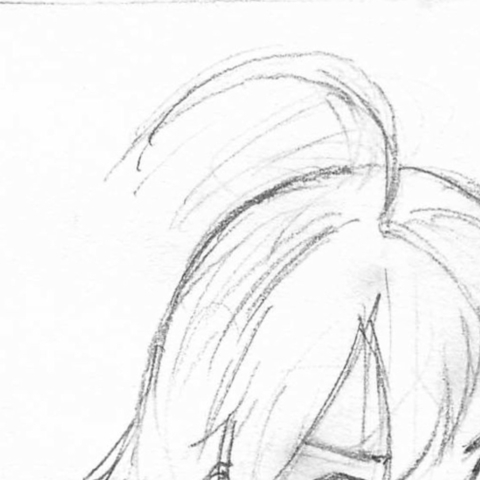
#> input picture test/rough/sample01.jpg, 480 x 480 px
$ python -i pair_feature_tiles.py   (imports and definitions only)   (older library calls are emulated)
#> lines starting #> are read from the running program, lines starting #| are printed output that depends on the picture; after the words box and inside, x2 and y2 are one past the last pixel; in counts of white or black regions, pixels touching at a corner belong together
#> further down, picture is the input picture: shape (480, 480); min 56, max 255, mean 243.9
### tools/pair_extraction/tile_region_manifest_480.py
"""Extract fixed 480px tiles from a reviewed region manifest.

This is intended for reviewed square-padded masked region manifests such as
ako5ver2 keep281. Dry-run is the default; use --save after checking QC montages.

Two selection modes exist:

- `legacy`: the original ink/black-fill oriented filters and score.
- `strict`: adds source-scale gating, tight-tolerance edge correspondence, and
  stroke-likeness metrics, to reward local stroke correspondence and reject
  panel-scale composition crops.

## Alignment Gate vs Style Gate

`analyze_tile()` deliberately separates two kinds of rejection, per
`doc/preprocess/region_dataset_extraction_policy.md`:

- **Alignment gate** (`ALIGNMENT_*` constants below): whether the rough and
  line edges actually sit on top of each other (chamfer distance, edge
  correspondence at a fixed pixel tolerance). This is a purely geometric
  question, so the criteria are fixed constants shared by every source, not
  CLI arguments. Do not add a per-source override for these; if the constants
  need revisiting, that is a decision made once for all sources, deliberately,
  with evidence (see the policy doc's alignment section), not a per-dataset
  tuning knob.
- **Style/content gate** (the existing `--ink-*`, `--max-soft-ink-ratio`,
  `--max-line-width-p50`, etc. CLI arguments): stroke width, gray fringe, ink
  density, black-fill, panel-border rejection. These encode a source's drawing
  style and are expected to differ per dataset; keep tuning them per source.
"""

import argparse
import ast
import csv
from pathlib import Path

import cv2
import numpy as np
from PIL import Image, ImageDraw, ImageFont, ImageOps
from scipy.sparse import csr_matrix
from scipy.sparse.csgraph import maximum_bipartite_matching
from scipy.spatial import cKDTree


TILE = 480

# Alignment gate: fixed, universal criteria for "rough and line agree on
# position." Native-scale calibrated (see doc/preprocess/raw_dataset_extraction_knowledge.md).
# Change these only as a single deliberate cross-dataset decision, never per source.
ALIGNMENT_CLOSE_PX = 22.0
ALIGNMENT_STRICT_CLOSE_PX = 8.0
ALIGNMENT_TRUNCATE_PX = 60.0
ALIGNMENT_MIN_F1 = 0.0
ALIGNMENT_MAX_CHAMFER = 200.0
ALIGNMENT_MIN_STRICT_F1 = 0.0
ALIGNMENT_MIN_STRICT_RECALL = 0.55
ALIGNMENT_MIN_STRICT_PRECISION = 0.15


def read_manifest(path):
    with open(path, newline="") as file:
        return list(csv.DictReader(file))


# [18 lines left out: functions resolve_path, window_starts, not called in this run]


def edge_map(gray):
    blur = cv2.GaussianBlur(gray, (0, 0), 1.0)
    return cv2.Canny(blur, 45, 135) > 0
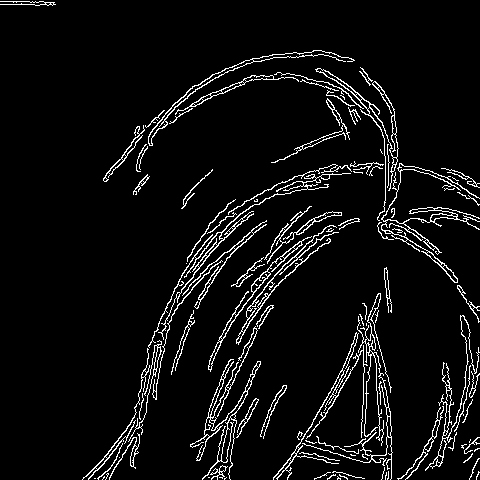
#> returned value: shape (480, 480) bool; 5.9% white in thin lines or dots


# [213 lines left out: functions orientation_entropy, support_f1, chamfer, bipartite_match_f1, orientation_histogram_grid, orientation_similarity and 5 more, not called in this run]


def tile_score(stats, mode):
    return strict_tile_score(stats) if mode == "strict" else legacy_tile_score(stats)


# [286 lines left out: functions alignment_metrics, alignment_gate_pass, style_metrics, style_gate_pass, analyze_tile, region_scale_stats and 7 more, not called in this run]


def strip_images(row):
    return {key: value for key, value in row.items() if key not in {"rough", "line", "mask"}}


# [185 lines left out: functions save_tiles_streaming, write_csv, main, not called in this run]


# [2 lines that do not run on import are left out]

### tools/evaluation/pair_feature_tiles.py
#!/usr/bin/env python
"""Per-tile features of v4 rough/lineart pairs (Track D reopen, 2026-11-08).

Registration: doc/track_d_correlation_register_20261108.md. This file is the
measurement half; correlation and the permutation null are a separate script
that reads the CSVs written here, so no number is looked at while measuring.

Per page (v4, ok, primary; sketch_misaligned_by_eye excluded upstream by
pair_quality) the page is cut into a native 480 grid. Every grid cell is
counted by reason (U1 tile rule, register section 4):
  edge        partial cell at the page border (< 480)
  empty       sketch<160 and line<128 both below 1% ink
  sketch_only only the sketch side reaches 1%
  line_only   only the line side reaches 1%
  kept        both reach 1%  -> measured
The kept set is fixed by the 160 arm and reused by the 200 arm (exposure is
not moved per arm).

Per kept tile, three sides are measured with the same code:
  line   (gray < 128), sketch160 (gray < 160), sketch200 (gray < 200).
Axes (register section 5): MLP pixel axes with the threshold passed in, Track
G stroke axes (tools/stroke, copied from lineart-stroke-grammar de593f6) on
the same ink mask, stroke curvature, line direction (edge histogram and
stroke principal axis), edge sharpness, and ink_ratio as exposure only.
U2: the sketch skeleton is split into segments (min_seg 8, stroke_churn
rule); each segment's median distance to the GT skeleton puts it in <=3 /
3-8 / >8 px; the same with the GT skeleton rotated 180 deg as the null arm.
Per class the segments are summarised (count, length, straightness,
curvature, width, darkness, sharpness, direction).

Outputs (under --out): pages.csv (one row per page, tile counts by reason),
tiles.csv (one row per kept tile x side), segs.csv (one row per kept tile x
sketch arm x {real, rot180} x class). Resumable: pages already in pages.csv
are skipped.
"""
import argparse, csv, glob, os, sys, time
from multiprocessing import Pool
from pathlib import Path

import cv2
import numpy as np
from PIL import Image

Image.MAX_IMAGE_PIXELS = None
HERE = Path(__file__).resolve().parent
sys.path.insert(0, str(HERE))
sys.path.insert(0, str(HERE.parent / "stroke"))
sys.path.insert(0, str(HERE.parent / "pair_extraction"))
from evaluate_stroke_stability import component_stats, skeletonize as mlp_skeletonize  # noqa: E402
from tile_region_manifest_480 import edge_map, line_width_stats  # noqa: E402
from measure_lineart_profile import BACKGROUND_THRESHOLD, FAINT_NEAR_PX, fill_ratio, grid_heterogeneity  # noqa: E402
from stroke_churn import dist_to, ink_skeleton, segments  # noqa: E402
from strokes import ink_mask, strokes_from_skeleton  # noqa: E402
from gate1_features import ang_diff, curvature, direction, lattice_residual, terminal_tangent  # noqa: E402
from make_negatives import order_path  # noqa: E402
from skimage.morphology import skeletonize  # noqa: E402

T = 480
MIN_TILE_INK = 0.01
LINE_THR, SK_MAIN, SK_ALT = 128, 160, 200
MIN_SEG = 8
SIDES = (("line", LINE_THR), ("sketch160", SK_MAIN), ("sketch200", SK_ALT))


# [10 lines left out: function faint_locality, not called in this run]


def edge_dirs(gray):
    """orientation_entropy's edge histogram, also returned as 4 direction shares.
    The angle is the gradient's; a line's own direction is perpendicular, so the
    bins are rotated by 90 deg to name the line direction (0 = horizontal line)."""
    e = edge_map(gray).astype(np.float32)
#> e: shape (480, 480) float32; values 0 (black) and 1 (white), 5.9% white in thin lines or dots
    gx = cv2.Sobel(e, cv2.CV_32F, 1, 0, ksize=3); gy = cv2.Sobel(e, cv2.CV_32F, 0, 1, ksize=3)
#> after `gx = cv2.Sobel(e, cv2.CV_32F, 1, 0, ksize=3)`:
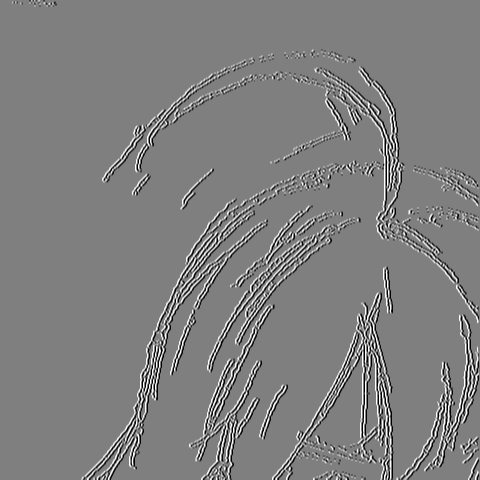
#> gx: shape (480, 480) float32; min -4, max 4, mean 0.000946; drawn with min black and max white
#> after `gy = cv2.Sobel(e, cv2.CV_32F, 0, 1, ksize=3)`:
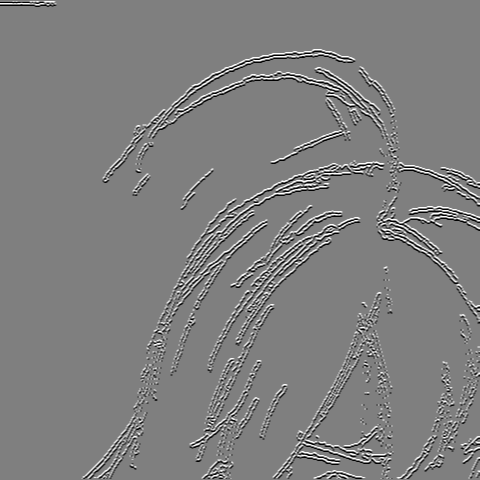
#> gy: shape (480, 480) float32; min -4, max 4, mean 0.000729; drawn with min black and max white
    mag = np.hypot(gx, gy); v = mag > 0.25
#> after `mag = np.hypot(gx, gy)`:
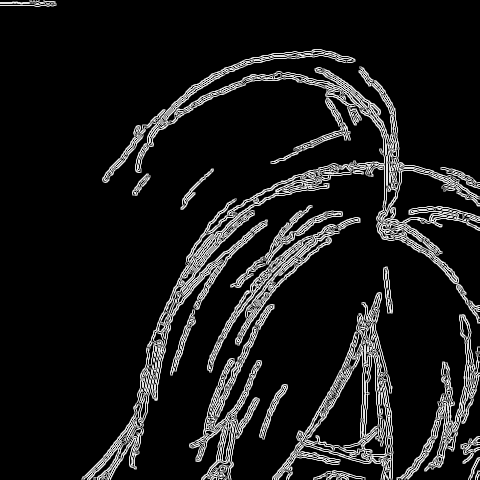
#> mag: shape (480, 480) float32; min 0, max 4.47, mean 0.453; drawn with min black and max white
#> after `v = mag > 0.25`:
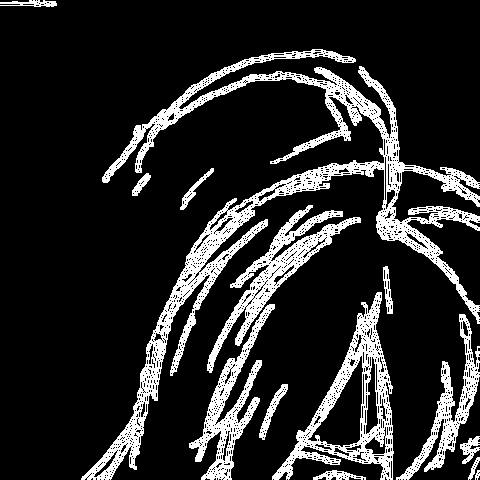
#> v: shape (480, 480) bool; 15.8% white; 14 white regions, largest, box (x1, y1, x2, y2) and area: (81, 49, 480, 480) 18498, (272, 292, 394, 480) 5363, (207, 205, 361, 373) 4339
    out = {"orientation_entropy": 0.0, "edir_0": np.nan, "edir_45": np.nan, "edir_90": np.nan, "edir_135": np.nan}
    if v.sum() < 40:
        return out
    ang = np.mod(np.arctan2(gy[v], gx[v]), np.pi)
    h12, _ = np.histogram(ang, bins=12, range=(0, np.pi), weights=mag[v])
#> h12 = [16424, 18992, 0, 25602.9, 9771.3, 0, 10686, 6668.8, 0, 10342.1, 5820.2, 0]
    p = h12 / max(h12.sum(), 1e-9); p = p[p > 0]
#> after `p = h12 / max(h12.sum(), 1e-09)`: p = [0.157, 0.182, 0, 0.245, 0.0937, 0, 0.102, 0.0639, 0, 0.0992, 0.0558, 0]
#> after `p = p[p > 0]`: p = [0.157, 0.182, 0.245, 0.0937, 0.102, 0.0639, 0.0992, 0.0558]
    out["orientation_entropy"] = float(-(p * np.log(p)).sum() / np.log(12))
    line_ang = np.mod(ang + np.pi / 2, np.pi)
    b = np.mod(np.round(line_ang / (np.pi / 4)).astype(int), 4)
    w = np.bincount(b, weights=mag[v], minlength=4); w = w / max(w.sum(), 1e-9)
#> after `w = np.bincount(b, weights=mag[v], minlength=4)`: w = [23025.2, 13110.4, 34970.8, 33201.1]
#> after `w = w / max(w.sum(), 1e-09)`: w = [0.221, 0.126, 0.335, 0.318]
    out.update({"edir_0": w[0], "edir_45": w[1], "edir_90": w[2], "edir_135": w[3]})
    return out


def sharpness_map(gray):
    g = cv2.GaussianBlur(gray, (0, 0), 0.7).astype(np.float32)
    return np.hypot(cv2.Sobel(g, cv2.CV_32F, 1, 0, ksize=3), cv2.Sobel(g, cv2.CV_32F, 0, 1, ksize=3))


# [250 lines left out: functions edge_sharpness, dir_bins, stroke_axes, pixel_axes, seg_summary, measure_page and 2 more, not called in this run]


SEG_KEYS = ["key", "tile", "arm_thr", "arm", "cls", "n", "len_sum", "len_p50", "straight_p50", "curv_p50",
            "width_p50", "gray_p50", "sharp_p50", "dir_0", "dir_45", "dir_90", "dir_135"]

# [2 lines not run here, left out]

>>> import cv2
>>> picture = cv2.imread('../../test/rough/sample01.jpg', cv2.IMREAD_GRAYSCALE)
>>> result = edge_dirs(picture)
#> result = {'orientation_entropy': 0.792, 'edir_0': 0.221, 'edir_45': 0.126, 'edir_90': 0.335, 'edir_135': 0.318}
